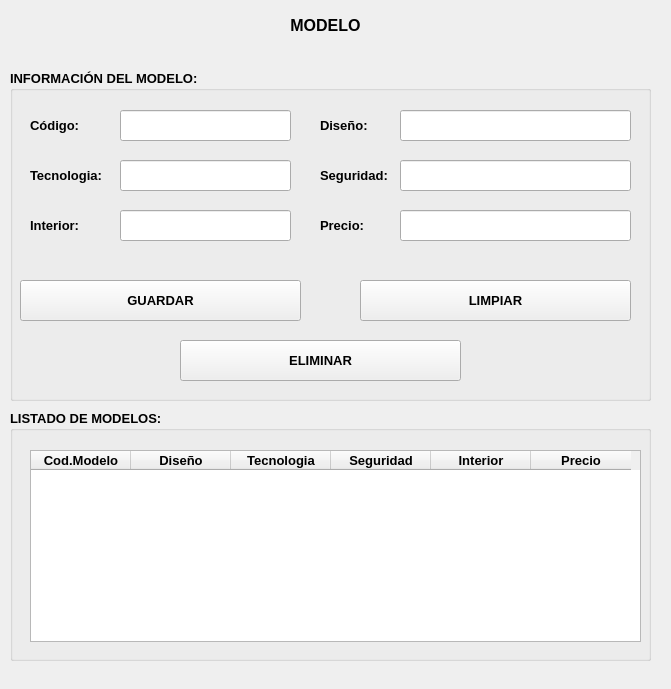
<?xml version="1.0" encoding="UTF-8"?>
<ui version="4.0">
 <class>MainWindow</class>
 <widget class="QMainWindow" name="MainWindow">
  <property name="geometry">
   <rect>
    <x>0</x>
    <y>0</y>
    <width>671</width>
    <height>689</height>
   </rect>
  </property>
  <property name="windowTitle">
   <string>MainWindow</string>
  </property>
  <widget class="QWidget" name="centralwidget">
   <widget class="QGroupBox" name="groupBox">
    <property name="geometry">
     <rect>
      <x>10</x>
      <y>70</y>
      <width>641</width>
      <height>331</height>
     </rect>
    </property>
    <property name="font">
     <font>
      <pointsize>10</pointsize>
      <weight>75</weight>
      <bold>true</bold>
     </font>
    </property>
    <property name="title">
     <string>INFORMACIÓN DEL MODELO:</string>
    </property>
    <widget class="QLabel" name="label_2">
     <property name="geometry">
      <rect>
       <x>20</x>
       <y>40</y>
       <width>81</width>
       <height>31</height>
      </rect>
     </property>
     <property name="text">
      <string>Código:</string>
     </property>
    </widget>
    <widget class="QLabel" name="label_3">
     <property name="geometry">
      <rect>
       <x>20</x>
       <y>90</y>
       <width>71</width>
       <height>31</height>
      </rect>
     </property>
     <property name="text">
      <string>Tecnologia:</string>
     </property>
    </widget>
    <widget class="QLineEdit" name="txtDiseno">
     <property name="geometry">
      <rect>
       <x>390</x>
       <y>40</y>
       <width>231</width>
       <height>31</height>
      </rect>
     </property>
    </widget>
    <widget class="QLineEdit" name="txtSeguridad">
     <property name="geometry">
      <rect>
       <x>390</x>
       <y>90</y>
       <width>231</width>
       <height>31</height>
      </rect>
     </property>
    </widget>
    <widget class="QLabel" name="label_5">
     <property name="geometry">
      <rect>
       <x>310</x>
       <y>90</y>
       <width>71</width>
       <height>31</height>
      </rect>
     </property>
     <property name="text">
      <string>Seguridad:</string>
     </property>
    </widget>
    <widget class="QPushButton" name="btnguardar">
     <property name="geometry">
      <rect>
       <x>10</x>
       <y>210</y>
       <width>281</width>
       <height>41</height>
      </rect>
     </property>
     <property name="text">
      <string>GUARDAR</string>
     </property>
    </widget>
    <widget class="QPushButton" name="btnlimpiar">
     <property name="geometry">
      <rect>
       <x>350</x>
       <y>210</y>
       <width>271</width>
       <height>41</height>
      </rect>
     </property>
     <property name="text">
      <string>LIMPIAR</string>
     </property>
    </widget>
    <widget class="QLineEdit" name="txtCodigo">
     <property name="geometry">
      <rect>
       <x>110</x>
       <y>40</y>
       <width>171</width>
       <height>31</height>
      </rect>
     </property>
    </widget>
    <widget class="QLineEdit" name="txtTecnologia">
     <property name="geometry">
      <rect>
       <x>110</x>
       <y>90</y>
       <width>171</width>
       <height>31</height>
      </rect>
     </property>
    </widget>
    <widget class="QLabel" name="label_7">
     <property name="geometry">
      <rect>
       <x>310</x>
       <y>40</y>
       <width>71</width>
       <height>31</height>
      </rect>
     </property>
     <property name="text">
      <string>Diseño:</string>
     </property>
    </widget>
    <widget class="QLabel" name="label_4">
     <property name="geometry">
      <rect>
       <x>20</x>
       <y>140</y>
       <width>71</width>
       <height>31</height>
      </rect>
     </property>
     <property name="text">
      <string>Interior:</string>
     </property>
    </widget>
    <widget class="QLineEdit" name="txtInterior">
     <property name="geometry">
      <rect>
       <x>110</x>
       <y>140</y>
       <width>171</width>
       <height>31</height>
      </rect>
     </property>
    </widget>
    <widget class="QLabel" name="label_6">
     <property name="geometry">
      <rect>
       <x>310</x>
       <y>140</y>
       <width>71</width>
       <height>31</height>
      </rect>
     </property>
     <property name="text">
      <string>Precio:</string>
     </property>
    </widget>
    <widget class="QLineEdit" name="txtPrecio">
     <property name="geometry">
      <rect>
       <x>390</x>
       <y>140</y>
       <width>231</width>
       <height>31</height>
      </rect>
     </property>
    </widget>
    <widget class="QPushButton" name="btnEliminar">
     <property name="geometry">
      <rect>
       <x>170</x>
       <y>270</y>
       <width>281</width>
       <height>41</height>
      </rect>
     </property>
     <property name="text">
      <string>ELIMINAR</string>
     </property>
    </widget>
   </widget>
   <widget class="QLabel" name="label">
    <property name="geometry">
     <rect>
      <x>10</x>
      <y>10</y>
      <width>631</width>
      <height>31</height>
     </rect>
    </property>
    <property name="font">
     <font>
      <pointsize>12</pointsize>
      <weight>75</weight>
      <bold>true</bold>
     </font>
    </property>
    <property name="text">
     <string>MODELO</string>
    </property>
    <property name="alignment">
     <set>Qt::AlignCenter</set>
    </property>
   </widget>
   <widget class="QGroupBox" name="groupBox_2">
    <property name="geometry">
     <rect>
      <x>10</x>
      <y>410</y>
      <width>641</width>
      <height>251</height>
     </rect>
    </property>
    <property name="font">
     <font>
      <pointsize>10</pointsize>
      <weight>75</weight>
      <bold>true</bold>
     </font>
    </property>
    <property name="title">
     <string>LISTADO DE MODELOS:</string>
    </property>
    <widget class="QTableWidget" name="tblModelos">
     <property name="geometry">
      <rect>
       <x>20</x>
       <y>40</y>
       <width>611</width>
       <height>192</height>
      </rect>
     </property>
     <column>
      <property name="text">
       <string>Cod.Modelo</string>
      </property>
     </column>
     <column>
      <property name="text">
       <string>Diseño</string>
      </property>
     </column>
     <column>
      <property name="text">
       <string>Tecnologia</string>
      </property>
     </column>
     <column>
      <property name="text">
       <string>Seguridad</string>
      </property>
     </column>
     <column>
      <property name="text">
       <string>Interior</string>
      </property>
     </column>
     <column>
      <property name="text">
       <string>Precio</string>
      </property>
     </column>
    </widget>
   </widget>
  </widget>
 </widget>
 <resources/>
 <connections/>
</ui>
